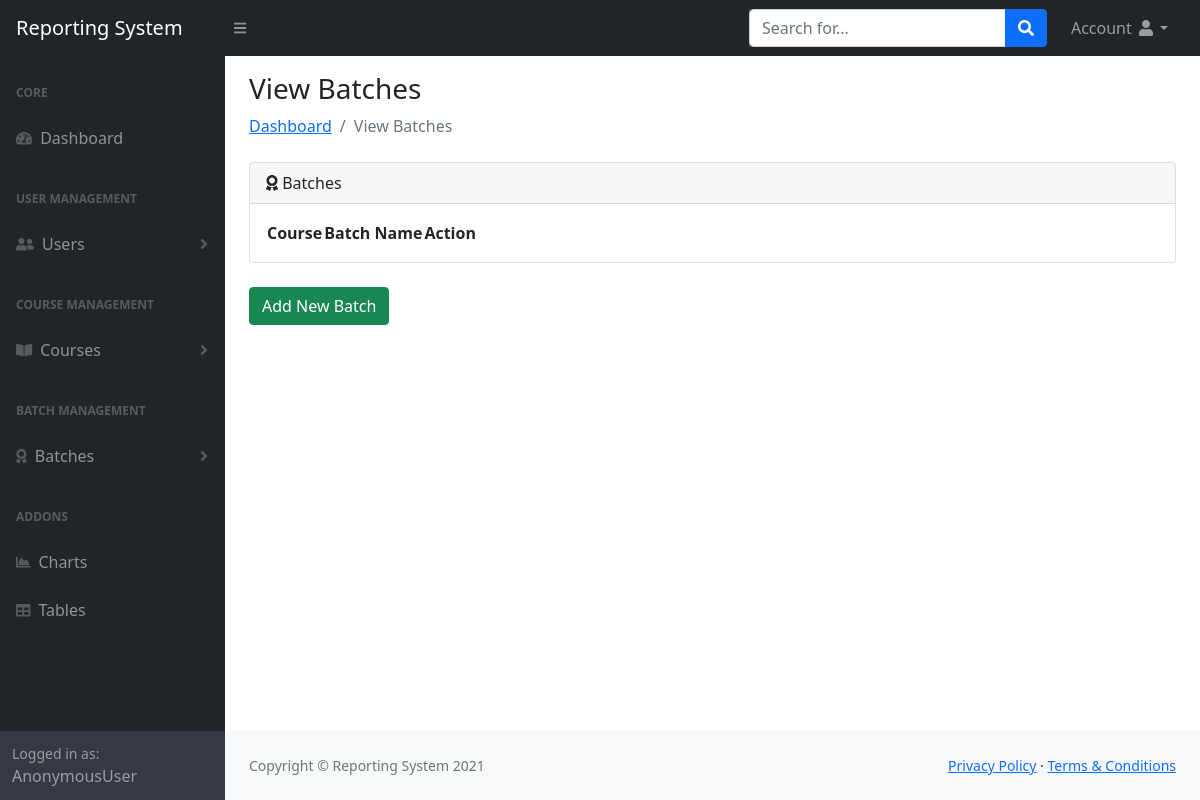
Page /head/batches/ on the earlier database version.
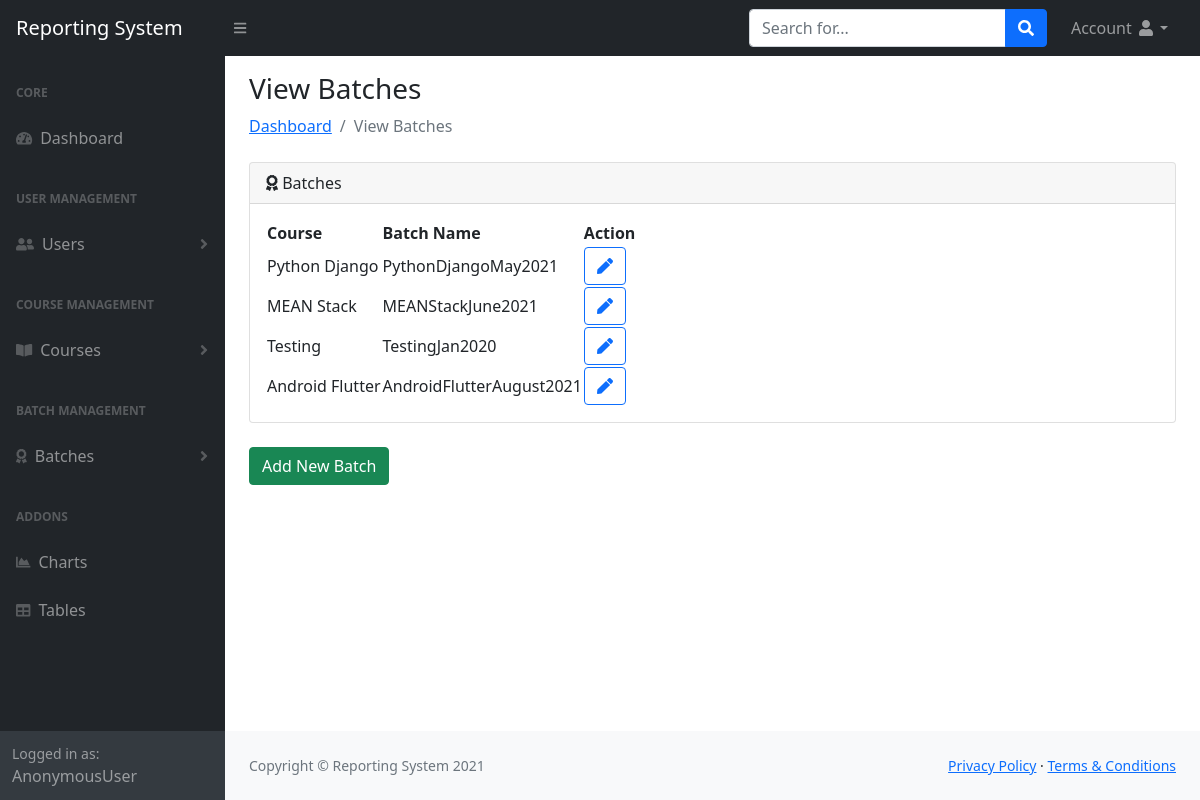
Same page on the later database version.
### reporting/models.py (models this page shows, shortened)
class Batch(models.Model):
    course = models.ForeignKey(Course, on_delete=models.CASCADE)
    batch_name = models.CharField(max_length=255, unique=True)
    is_active = models.BooleanField(default=True)

class Course(models.Model):
    course_name = models.CharField(max_length=255)
    is_active = models.BooleanField(default=True)
    def __str__(self):
        return self.course_name

### reporting/views.py (the view)
# urls.py: path('batches/', views.BatchList.as_view(), name='batchlist'),
class BatchList(ListView):
    model = models.Batch
    context_object_name = 'batches'
    template_name = 'reporting/batch_list.html'

### templates/reporting/batch_list.html
<!DOCTYPE html>
{% extends 'reporting/index.html' %}
{% load static %}
{% block content %}
<div class="container-fluid px-4">
    <h3 class="mt-3">View Batches</h3>
    <ol class="breadcrumb mb-4">
        <li class="breadcrumb-item"><a href="{% url 'admindash' %}">Dashboard</a></li>
        <li class="breadcrumb-item active">View Batches</li>
    </ol>
    <div class="card mb-4">
        <div class="card-header">
            <i class="fas fa-award"></i>
            Batches
        </div>
        <div class="card-body">
            <table id="datatablesSimple">
                <thead>
                    <tr>
                        <th>Course</th>
                        <th>Batch Name</th>
                        <th>Action</th>
                    </tr>
                </thead>
                <tbody>
                    {% for batch in batches %}
                    <tr>
                        <td>{{ batch.course }}</td>
                        <td>{{ batch.batch_name }}</td>
                        <td><a href="{% url 'batchedit' batch.id %}" class="btn btn-outline-primary"><i class="fas fa-pen"></i></a></td>
                    </tr>
                    {% endfor %}
                </tbody>
            </table>
        </div>
    </div>
    <a href="{% url 'batchadd' %}" class="btn btn-success">Add New Batch</a><br><br>
</div>
{% endblock %}

Differences in the rows shown:
added Batch: course "Python Django", batch_name "PythonDjangoMay2021"
added Batch: course "MEAN Stack", batch_name "MEANStackJune2021"
added Batch: course "Testing", batch_name "TestingJan2020"
added Batch: course "Android Flutter", batch_name "AndroidFlutterAugust2021"
